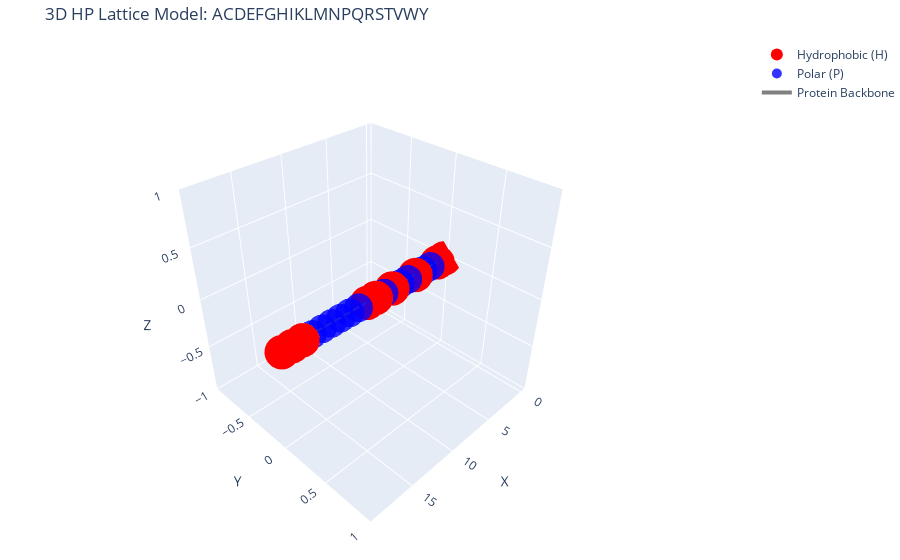

The cell this chart's notebook holds for it:
### Code cell
# HP classification mapping
HP_MAP = {
    'A': 'H', 'C': 'H', 'I': 'H', 'L': 'H', 'M': 'H',
    'F': 'H', 'W': 'H', 'Y': 'H', 'V': 'H',
    'R': 'P', 'N': 'P', 'D': 'P', 'Q': 'P', 'E': 'P',
    'G': 'P', 'H': 'P', 'K': 'P', 'P': 'P', 'S': 'P', 'T': 'P'
}

def generate_3d_saw(sequence):
    """Generate 3D self-avoiding walk coordinates for the sequence."""
    # Directions in 3D space
    directions = {
        0: (1, 0, 0),   # right
        1: (-1, 0, 0),  # left
        2: (0, 1, 0),   # forward
        3: (0, -1, 0),  # backward
        4: (0, 0, 1),   # up
        5: (0, 0, -1)   # down
    }
    
    # Initialize
    coords = [(0, 0, 0)]
    visited = {(0, 0, 0)}
    hp_types = [HP_MAP.get(sequence[0], 'P')]
    
    # Generate self-avoiding walk
    for aa in sequence[1:]:
        current = coords[-1]
        possible_moves = []
        
        # Check all possible directions
        for dir_idx in range(6):
            dx, dy, dz = directions[dir_idx]
            new_pos = (current[0] + dx, current[1] + dy, current[2] + dz)
            
            # Avoid collisions
            if new_pos not in visited:
                possible_moves.append(new_pos)
        
        # If stuck, backtrack or extend in minimal direction
        if not possible_moves:
            # Simple fallback: try to find any unoccupied neighbor
            # by checking extended neighborhood
            found = False
            for dir_idx in range(6):
                dx, dy, dz = directions[dir_idx]
                new_pos = (current[0] + dx, current[1] + dy, current[2] + dz)
                if new_pos not in visited:
                    coords.append(new_pos)
                    visited.add(new_pos)
                    hp_types.append(HP_MAP.get(aa, 'P'))
                    found = True
                    break
            
            if not found:
                # Add position with minimal movement
                new_pos = (current[0] + 1, current[1], current[2])
                coords.append(new_pos)
                visited.add(new_pos)
                hp_types.append(HP_MAP.get(aa, 'P'))
        else:
            # Choose first available move
            new_pos = possible_moves[0]
            coords.append(new_pos)
            visited.add(new_pos)
            hp_types.append(HP_MAP.get(aa, 'P'))
    
    return coords, hp_types

def plot_hp_lattice_3d(sequence):
    """Plot 3D HP lattice using Plotly."""
    # Generate coordinates
    coords, hp_types = generate_3d_saw(sequence)
    
    # Separate H and P residues
    h_coords = [coords[i] for i, hp in enumerate(hp_types) if hp == 'H']
    p_coords = [coords[i] for i, hp in enumerate(hp_types) if hp == 'P']
    
    # Create figure
    fig = go.Figure()
    
    # Add hydrophobic residues (H) as red spheres
    if h_coords:
        h_x, h_y, h_z = zip(*h_coords)
        fig.add_trace(go.Scatter3d(
            x=h_x, y=h_y, z=h_z,
            mode='markers',
            marker=dict(size=12, color='red'),
            name='Hydrophobic (H)',
            text=[f'Residue {i+1}: {sequence[i]} (H)' 
                  for i, hp in enumerate(hp_types) if hp == 'H']
        ))
    
    # Add polar residues (P) as blue spheres
    if p_coords:
        p_x, p_y, p_z = zip(*p_coords)
        fig.add_trace(go.Scatter3d(
            x=p_x, y=p_y, z=p_z,
            mode='markers',
            marker=dict(size=10, color='blue', opacity=0.8),
            name='Polar (P)',
            text=[f'Residue {i+1}: {sequence[i]} (P)' 
                  for i, hp in enumerate(hp_types) if hp == 'P']
        ))
    
    # Add connections between residues
    x_coords, y_coords, z_coords = zip(*coords)
    fig.add_trace(go.Scatter3d(
        x=x_coords, y=y_coords, z=z_coords,
        mode='lines',
        line=dict(color='gray', width=4),
        name='Protein Backbone'
    ))
    
    # Update layout
    fig.update_layout(
        title=f'3D HP Lattice Model: {sequence}',
        scene=dict(
            xaxis_title='X',
            yaxis_title='Y',
            zaxis_title='Z',
            aspectmode='cube',
            camera=dict(eye=dict(x=1.5, y=1.5, z=1.5))
        ),
        margin=dict(l=0, r=0, b=0, t=40),
        showlegend=True
    )
    
    fig.show()
    
    # Print statistics
    print(f"Sequence: {sequence}")
    print(f"Length: {len(sequence)} residues")
    print(f"H residues: {hp_types.count('H')}")
    print(f"P residues: {hp_types.count('P')}")
    print(f"Unique positions: {len(set(coords))}")

# Example usage
if __name__ == "__main__":
    # Test sequence - you can replace with your own
    test_sequence = "ACDEFGHIKLMNPQRSTVWY"
    
    # Generate and plot
    plot_hp_lattice_3d(test_sequence)

### Figure 1 — Plotly figure (JSON) as saved in the notebook; plotly's stock layout.template omitted (floating-point values rounded to 4 significant figures)
{"data": [{"marker": {"color": "red", "size": 12}, "mode": "markers", "name": "Hydrophobic (H)", "text": ["Residue 1: A (H)", "Residue 2: C (H)", "Residue 5: F (H)", "Residue 8: I (H)", "Residue 10: L (H)", "Residue 11: M (H)", "Residue 18: V (H)", "Residue 19: W (H)", "Residue 20: Y (H)"], "type": "scatter3d", "x": [0, 1, 4, 7, 9, 10, 17, 18, 19], "y": [0, 0, 0, 0, 0, 0, 0, 0, 0], "z": [0, 0, 0, 0, 0, 0, 0, 0, 0]}, {"marker": {"color": "blue", "opacity": 0.8, "size": 10}, "mode": "markers", "name": "Polar (P)", "text": ["Residue 3: D (P)", "Residue 4: E (P)", "Residue 6: G (P)", "Residue 7: H (P)", "Residue 9: K (P)", "Residue 12: N (P)", "Residue 13: P (P)", "Residue 14: Q (P)", "Residue 15: R (P)", "Residue 16: S (P)", "Residue 17: T (P)"], "type": "scatter3d", "x": [2, 3, 5, 6, 8, 11, 12, 13, 14, 15, 16], "y": [0, 0, 0, 0, 0, 0, 0, 0, 0, 0, 0], "z": [0, 0, 0, 0, 0, 0, 0, 0, 0, 0, 0]}, {"line": {"color": "gray", "width": 4}, "mode": "lines", "name": "Protein Backbone", "type": "scatter3d", "x": [0, 1, 2, 3, 4, 5, 6, 7, 8, 9, 10, 11, 12, 13, 14, 15, 16, 17, 18, 19], "y": [0, 0, 0, 0, 0, 0, 0, 0, 0, 0, 0, 0, 0, 0, 0, 0, 0, 0, 0, 0], "z": [0, 0, 0, 0, 0, 0, 0, 0, 0, 0, 0, 0, 0, 0, 0, 0, 0, 0, 0, 0]}], "layout": {"margin": {"b": 0, "l": 0, "r": 0, "t": 40}, "scene": {"aspectmode": "cube", "camera": {"eye": {"x": 1.5, "y": 1.5, "z": 1.5}}, "xaxis": {"title": {"text": "X"}}, "yaxis": {"title": {"text": "Y"}}, "zaxis": {"title": {"text": "Z"}}}, "showlegend": true, "title": {"text": "3D HP Lattice Model: ACDEFGHIKLMNPQRSTVWY"}}}
